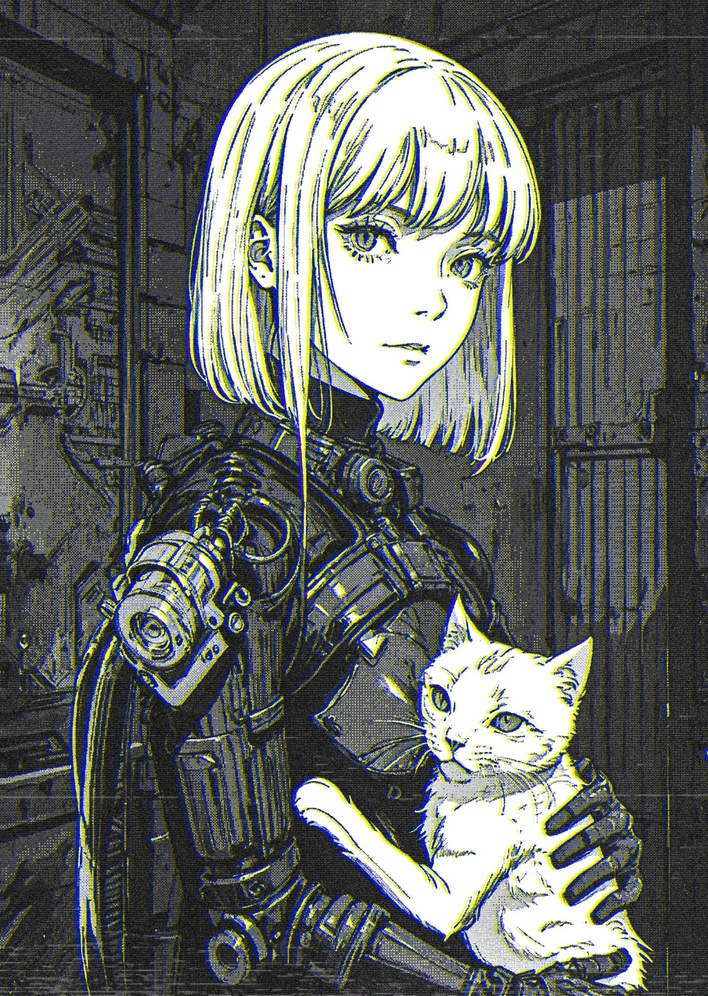
#> input picture F6E67DdWMAAy5Tz.jpeg, 708 x 996 px, shrunk from 1456 x 2048 before the run
$ python DFT_Color.py
#> lines starting #> are read from the running program, lines starting #| are printed output that depends on the picture
import cv2
import numpy as np
import matplotlib.pyplot as plt

# Load the colored image
image = cv2.imread('F6E67DdWMAAy5Tz.jpeg')
#> image is the input picture: shape (996, 708, 3); mean B, G, R 97.4, 100.3, 97.2

# Split the image into color channels
b, g, r = cv2.split(image)
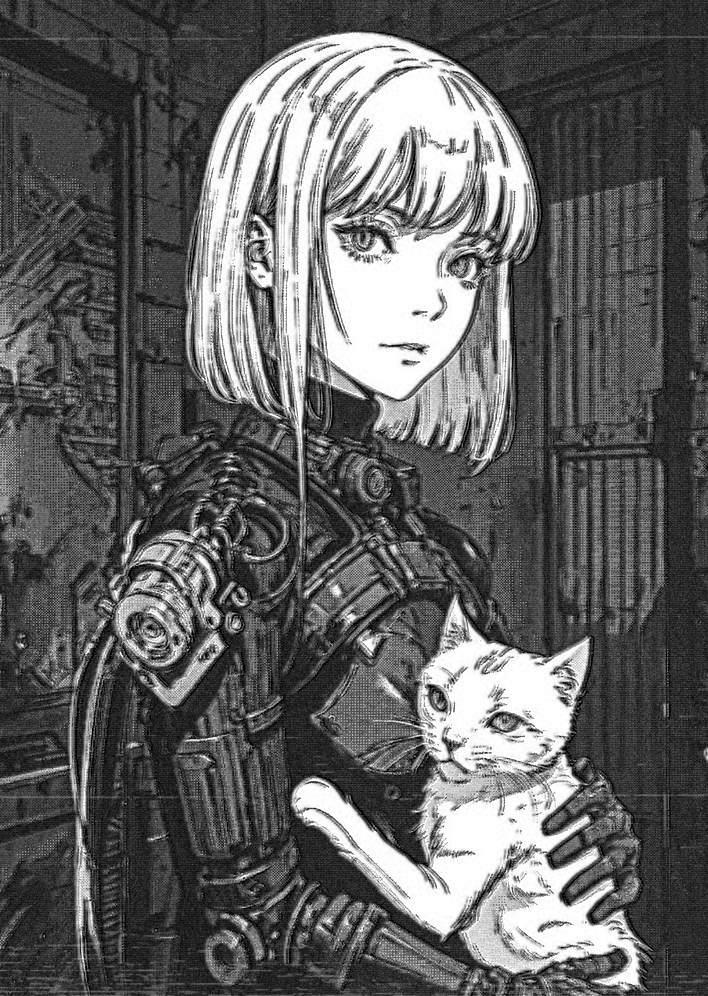
#> b: shape (996, 708); min 0, max 255, mean 97.4
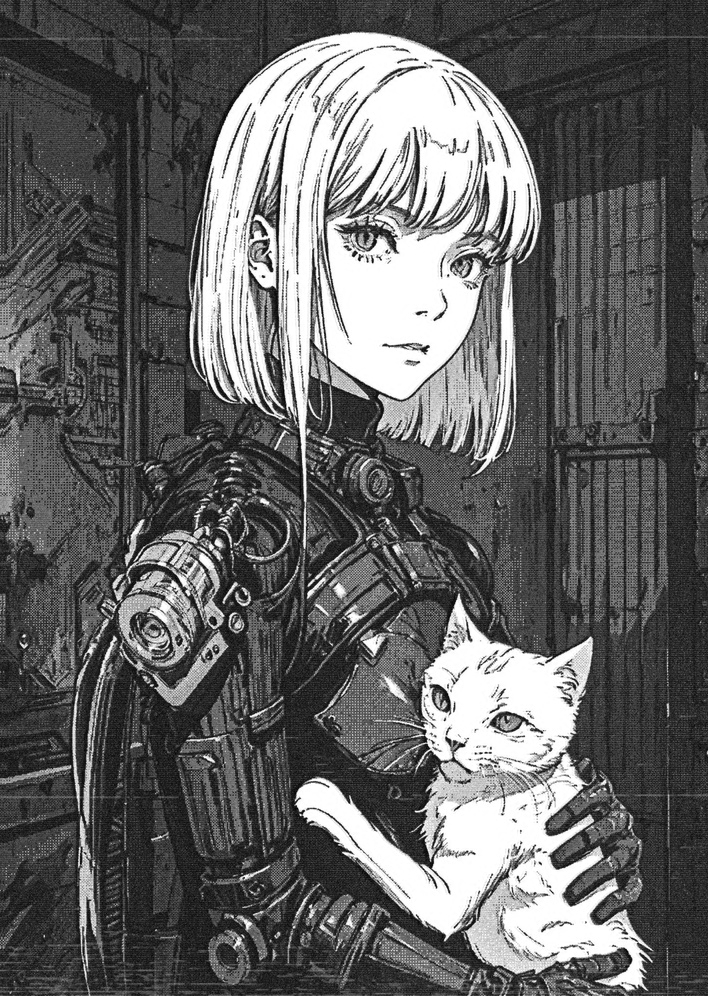
#> g: shape (996, 708); min 0, max 255, mean 100.3

# Apply DFT to each channel
dft_b = cv2.dft(np.float32(b), flags=cv2.DFT_COMPLEX_OUTPUT)
dft_g = cv2.dft(np.float32(g), flags=cv2.DFT_COMPLEX_OUTPUT)
dft_r = cv2.dft(np.float32(r), flags=cv2.DFT_COMPLEX_OUTPUT)

# Compute magnitude spectrum for visualization
magnitude_spectrum_b = 20 * np.log(cv2.magnitude(dft_b[:, :, 0], dft_b[:, :, 1]))
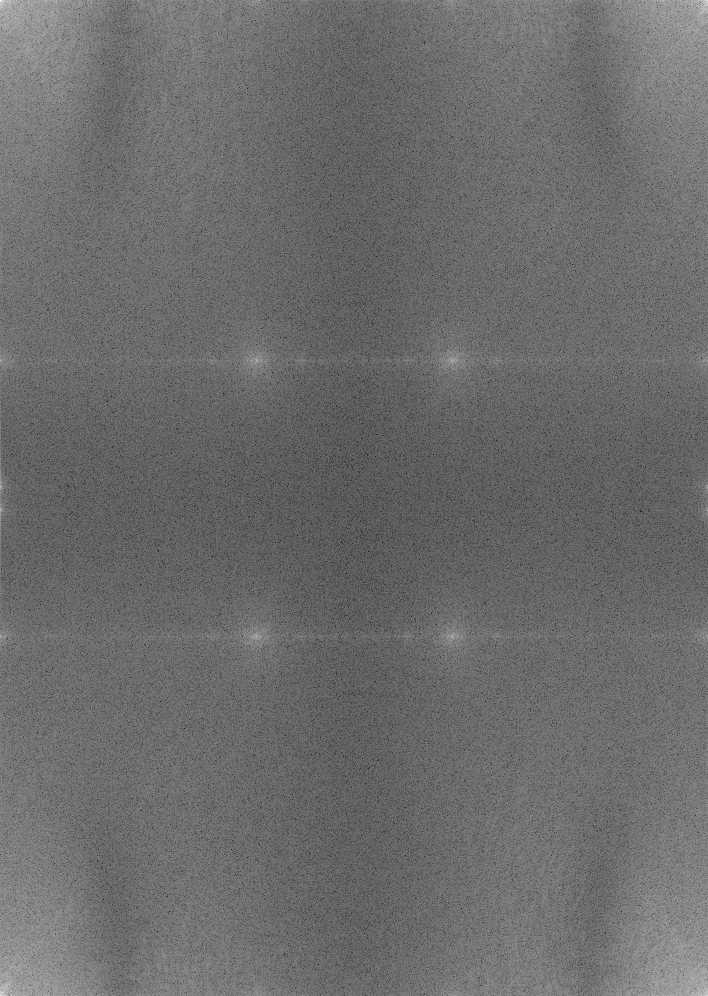
#> magnitude_spectrum_b: shape (996, 708) float32; min 59.98, max 360.9, mean 187.9; drawn with min black and max white
magnitude_spectrum_g = 20 * np.log(cv2.magnitude(dft_g[:, :, 0], dft_g[:, :, 1]))
magnitude_spectrum_r = 20 * np.log(cv2.magnitude(dft_r[:, :, 0], dft_r[:, :, 1]))

# Visualize the magnitude spectrum of each channel
plt.figure(figsize=(10, 10))
plt.subplot(131), plt.imshow(magnitude_spectrum_b, cmap='gray')
plt.title('Blue Channel DFT'), plt.xticks([]), plt.yticks([])
plt.subplot(132), plt.imshow(magnitude_spectrum_g, cmap='gray')
plt.title('Green Channel DFT'), plt.xticks([]), plt.yticks([])
plt.subplot(133), plt.imshow(magnitude_spectrum_r, cmap='gray')
plt.title('Red Channel DFT'), plt.xticks([]), plt.yticks([])
plt.show()
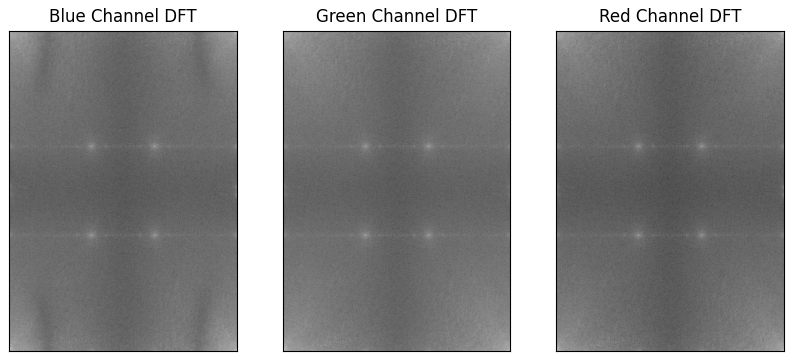
#> figure drawn by matplotlib, 3 panels
